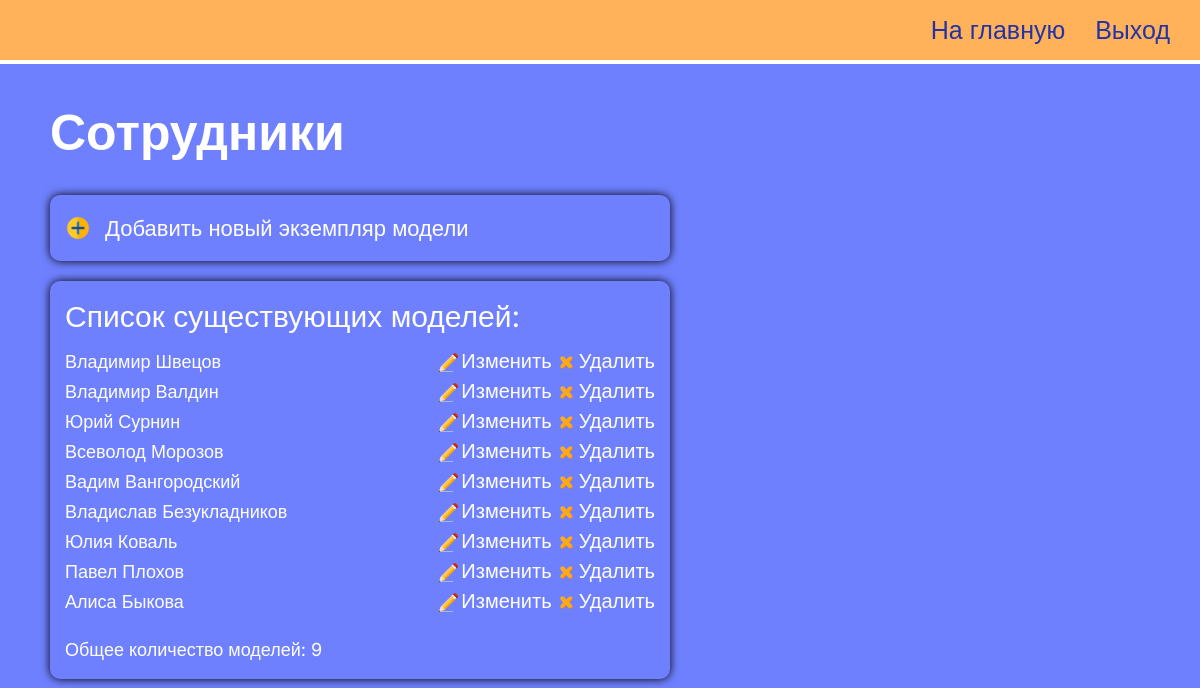
The app's page /change-employee/ (signed in), older data.
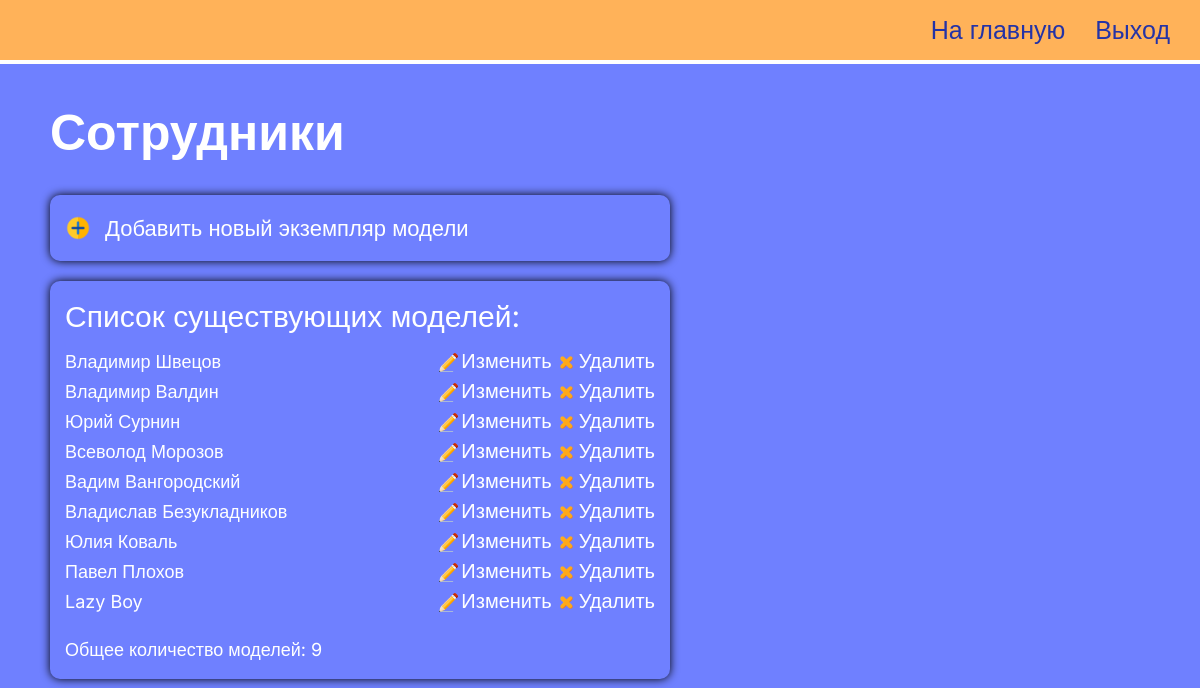
The same page, newer data.
### simetra_app/models.py (models this page shows, shortened)
class Employee(models.Model):
    def get_upload_path(self, filename):
        return Path('main_page/employees', get_uuid4_filename(filename))
    name = models.CharField(max_length=100)
    position = models.CharField(max_length=200)
    image = models.ImageField(
        default='main_page/employees/default-avatar.jpg',
        upload_to=get_upload_path,
    )

### simetra_app/views.py (the view)
@login_required(login_url='simetra_app:staff-login')
def change_employee_model(request):
    context = get_context_to_change_model(Employee)
    context['heading'] = 'Сотрудники'
    context['object_name'] = 'employee'
    return render(request, 'simetra_app/change-model.html', context)

### simetra_app/views.py (called while the page is built)
def get_context_to_change_model(Object):
    context = {
        'list_of_objects': Object.objects.all(),
        'number_of_objects': Object.objects.all().count(),
    }
    if ContentType.objects.get_for_model(Object) == ContentType.objects.get_for_model(City):
        context["is_city"] = True
    return context

### simetra_app/templates/simetra_app/change-model.html (shortened to what this page needs)
{% load static %}
<!DOCTYPE html>
<html lang="ru">
<head>
  <link rel="stylesheet" href="{% static 'simetra_app/customization_page/change-model/styles/style.css' %}" />
</head>
<body>
  <div class="wrapper">
    <header class="header">
      <div class="header__container">
        <nav class="header__menu menu">
          <ul class="menu__list">
            <li class="menu__item">
              <a href="{% url 'simetra_app:customization' %}" class="menu__link _link">На главную</a>
            </li>
            <li class="menu__item">
              <a href="{% url 'simetra_app:staff-logout' %}" class="menu__link _link">Выход</a>
            </li>
          </ul>
        </nav>
      </div>
    </header>
    <main class="page">
      <section class="page__home home">
        <div class="home__container">
          <h1 class="home__title">{{ heading }}</h1>
          {% with 'simetra_app:create-'|add:object_name as creation_link %}
          <p><a class="home__add _link" href="{% url creation_link %}">Добавить новый экземпляр модели</a></p>
          {% endwith %}
          <div class="home__block">
            <h2 class="home__caption">Список существующих моделей:</h2>
            <ul>
              {% for object in list_of_objects %}
              <li class="home__item">
                {{ object.name }}
                <div class="home__options">
                  {% with 'simetra_app:update-'|add:object_name as updating_link %}
                  <a class="home__change _link" href="{% url updating_link object.id %}">Изменить</a>
                  {% endwith %} {% with 'simetra_app:delete-'|add:object_name as deleting_link %}
                  <a class="home__delete _link" href="{% url deleting_link object.id %}">Удалить</a>
                  {% endwith %}
                </div>
              </li>
              {% endfor %}
            </ul>
            <p>Общее количество моделей: {{ number_of_objects }}</p>
          </div>
      </section>
    </main>
  </div>
</body>
</html>

### simetra_app/static/simetra_app/customization_page/change-model/styles/style.css (style rules this page uses)
* { padding: 0; margin: 0; border: 0; }
*, *:before, *:after { -webkit-box-sizing: border-box; box-sizing: border-box; }
nav, footer, header, aside { display: block; }
html, body { height: 100%; width: 100%; font-size: 100%; line-height: 1; font-size: 14px; -ms-text-size-adjust: 100%; -moz-text-size-adjust: 100%; -webkit-text-size-adjust: 100%; }
a, a:visited { text-decoration: none; }
ul li { list-style: none; }
h1, h2, h3, h4, h5, h6 { font-size: inherit; font-weight: 400; }
body { font-family: "Inter", sans-serif; font-size: 18px; background-color: #6f80ff; }
.wrapper { min-height: 100%; overflow: hidden; display: -webkit-box; display: -ms-flexbox; display: flex; -webkit-box-orient: vertical; -webkit-box-direction: normal; -ms-flex-direction: column; flex-direction: column; }
._link { display: block; color: #ffffff; font-size: 20px; -webkit-transition: 0.5s; transition: 0.5s; }
.header { position: absolute; border-bottom: 4px solid white; background-color: #ffb259; width: 100%; left: 0; top: 0; z-index: 10; }
.header__container { max-width: 1400px; margin: 0px auto; padding: 0px 10px; display: -webkit-box; display: -ms-flexbox; display: flex; min-height: 60px; -webkit-box-align: center; -ms-flex-align: center; align-items: center; -webkit-box-pack: justify; -ms-flex-pack: justify; justify-content: space-between; }
.menu { width: 100%; }
.menu__list { display: -webkit-box; display: -ms-flexbox; display: flex; -ms-flex-wrap: wrap; flex-wrap: wrap; -webkit-box-pack: end; -ms-flex-pack: end; justify-content: flex-end; padding: 0px 20px; gap: 20px 30px; }
.menu__link { font-size: 25px; color: #2433a6; -webkit-transition: 0.3s; transition: 0.3s; }
.page { -webkit-box-flex: 1; -ms-flex: 1 1 auto; flex: 1 1 auto; }
.home { color: #ffffff; padding: 100px 0px 0px 0px; }
.home__container { padding: 0px 10px 0px 50px; max-width: 680px; }
.home__title { font-weight: bold; font-size: 50px; line-height: 130%; margin-bottom: 30px; }
.home__add { font-size: 22px; line-height: 120%; margin-bottom: 20px; border-radius: 10px; -webkit-box-shadow: 0px 0px 10px 0px black; box-shadow: 0px 0px 10px 0px black; padding: 20px 15px; }
.home__add::before { content: ""; background: url("../assets/img/add.png") no-repeat; font-size: 22px; padding-left: 40px; background-size: contain; }
.home__caption { font-size: 30px; margin-bottom: 20px; }
.home__block { padding: 10px 0px; border-radius: 10px; -webkit-box-shadow: 0px 0px 10px 0px black; box-shadow: 0px 0px 10px 0px black; padding: 20px 15px; margin-bottom: 30px; }
.home__item { margin-bottom: 10px; display: -webkit-box; display: -ms-flexbox; display: flex; -webkit-box-pack: justify; -ms-flex-pack: justify; justify-content: space-between; -webkit-box-align: baseline; -ms-flex-align: baseline; align-items: baseline; -ms-flex-wrap: wrap; flex-wrap: wrap; gap: 10px 40px; }
.home__item:last-child { margin-bottom: 30px; }
.home__change { color: inherit; display: inline; }
.home__change::before { content: ""; background: url("../assets/img/change.png") no-repeat; font-size: 15px; padding-left: 22px; background-size: contain; }
.home__delete { color: inherit; display: inline; margin: 0 auto 0 auto; }
.home__delete::before { content: ""; background: url("../assets/img/delete.png") no-repeat; font-size: 15px; padding-left: 22px; background-size: contain; }

Row changes from the older to the newer data that the page shows:
removed Employee: name "Алиса Быкова"
added Employee: name "Lazy Boy"
